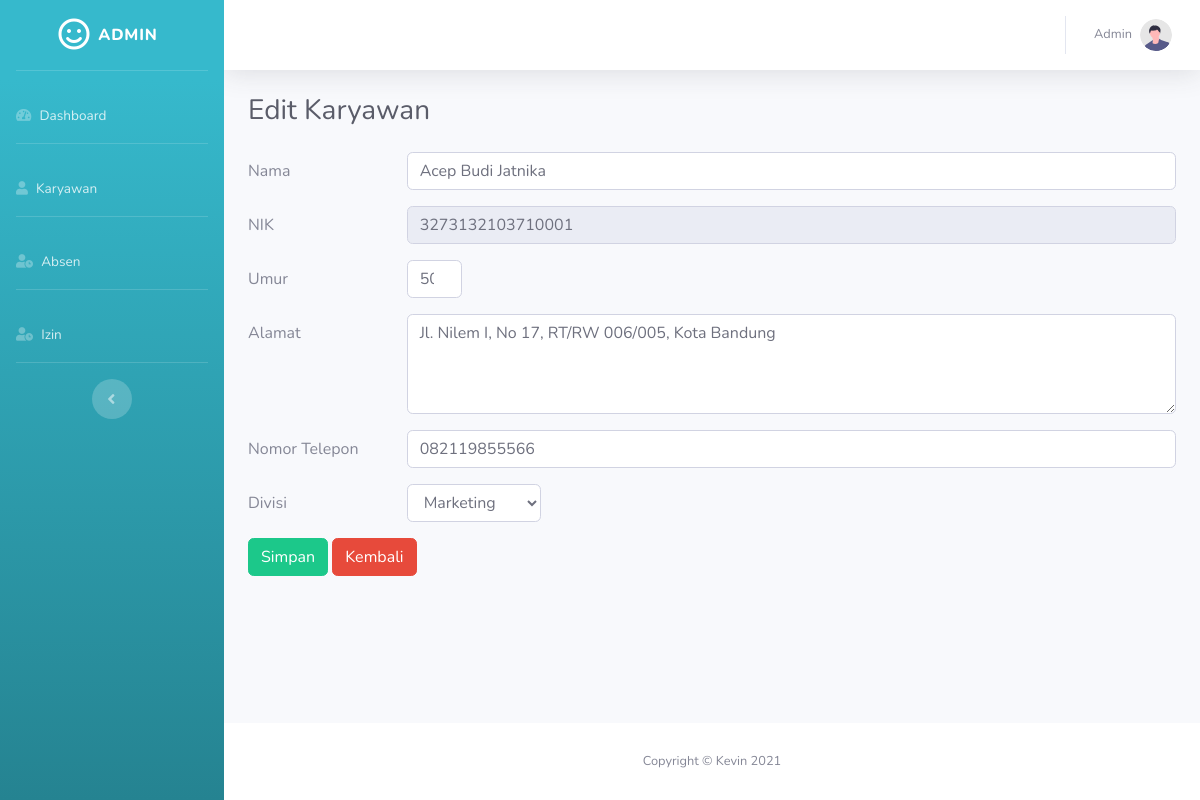
The app's page /edit.php?id=1 (signed in) with its own data.
### tables this page shows
CREATE TABLE `tb_karyawan` (
  `id` int(11) NOT NULL,
  `nama` varchar(200) NOT NULL,
  `nik` varchar(200) NOT NULL,
  `umur` int(11) NOT NULL,
  `alamat` varchar(200) NOT NULL,
  `telepon` varchar(20) NOT NULL,
  `jabatan` varchar(20) NOT NULL
);

### edit.php (the view, shortened to what this page needs)
<?php
include "connect.php";
$id = $_GET['id'];
$result = mysqli_query($koneksi, "SELECT * FROM tb_karyawan WHERE id=$id");
while ($karyawan = mysqli_fetch_array($result)) {
    $id = $karyawan['id'];
    $nama = $karyawan['nama'];
    $nik = $karyawan['nik'];
    $umur = $karyawan['umur'];
    $alamat = $karyawan['alamat'];
    $telepon = $karyawan['telepon'];
    $jabatan = $karyawan['jabatan'];
}
?>
<!DOCTYPE html>
<html lang="en">
<head>
    <link href="vendor/fontawesome-free/css/all.min.css" rel="stylesheet" type="text/css">
    <link href="css/sb-admin-2.min.css" rel="stylesheet">
</head>
<body id="page-top">
    <div id="wrapper">
        <ul class="navbar-nav bg-gradient-info sidebar sidebar-dark accordion" id="accordionSidebar">
            <div class="sidebar-brand d-flex align-items-center justify-content-center">
                <div class="sidebar-brand-icon">
                    <i class="far fa-smile"></i>
                </div>
                <div class="sidebar-brand-text mx-2">Admin</div>
            </div>
            <hr class="sidebar-divider">
            <li class="nav-item">
                <a class="nav-link" href="index.php">
                    <i class="fas fa-tachometer-alt"></i>
                    <span>Dashboard</span></a>
            </li>
            <hr class="sidebar-divider">
            <li class="nav-item">
                <a class="nav-link" href="daftar.php">
                    <i class="fas fa-user"></i>
                    <span>Karyawan</span></a>
            </li>
            <hr class="sidebar-divider">
            <li class="nav-item">
                <a class="nav-link" href="absen.php">
                    <i class="fas fa-user-clock"></i>
                    <span>Absen</span></a>
            </li>
            <hr class="sidebar-divider">
            <li class="nav-item">
                <a class="nav-link" href="izin.php">
                    <i class="fas fa-user-clock"></i>
                    <span>Izin</span></a>
            </li>
            <hr class="sidebar-divider d-none d-md-block">
            <div class="text-center d-none d-md-inline">
                <button class="rounded-circle border-0" id="sidebarToggle"></button>
            </div>
        </ul>
        <div id="content-wrapper" class="d-flex flex-column">
            <div id="content">
                <nav class="navbar navbar-expand navbar-light bg-white topbar mb-4 static-top shadow">
                    <ul class="navbar-nav ml-auto">
                        <li class="nav-item dropdown no-arrow">
                            <a class="nav-link dropdown-toggle" href="#" id="userDropdown" role="button" data-toggle="dropdown" aria-haspopup="true" aria-expanded="false">
                                <span class="mr-2 d-none d-lg-inline text-gray-600 small">Admin</span>
                                <img class="img-profile rounded-circle" src="img/undraw_profile.svg">
                            </a>
                        </li>
                    </ul>
                </nav>
                <div class="container-fluid">
                    <h1 class="h3 mb-4 text-gray-800">Edit Karyawan</h1>
                    <form method="POST" action="edit.php?id=<?php echo $id; ?> ">
                        <div class="form-group row">
                            <label class="col-sm-2 col-form-label">Nama</label>
                            <div class="col-sm-10">
                                <input type="text" name="nama" class="form-control" value='<?php echo $nama; ?>'>
                            </div>
                        </div>
                        <div class="form-group row">
                            <label class="col-sm-2 col-form-label">NIK</label>
                            <div class="col-sm-10">
                                <input type="number" name="nik" class="form-control" value='<?php echo $nik; ?>' readonly>
                            </div>
                        </div>
                        <div class="form-group row">
                            <label class="col-sm-2 col-form-label">Umur</label>
                            <div class="col-sm-1">
                                <input type="number" name="umur" class="form-control" value='<?php echo $umur; ?>'>
                            </div>
                        </div>
                        <div class="form-group row">
                            <label for="inputEmail3" class="col-sm-2 col-form-label">Alamat</label>
                            <div class="col-sm-10">
                                <textarea class="form-control" name="alamat" id="floatingTextarea2" style="height: 100px"><?php echo $alamat; ?></textarea>
                            </div>
                        </div>
                        <div class="form-group row">
                            <label class="col-sm-2 col-form-label">Nomor Telepon</label>
                            <div class="col-sm-10">
                                <input type="number" name="telepon" class="form-control" value='<?php echo $telepon; ?>'>
                            </div>
                        </div>
                        <div class="form-group row">
                            <label for="inputEmail3" class="col-sm-2 col-form-label">Divisi</label>
                            <div class="col-sm-2">
                                <select class="form-control" name="jabatan">
                                    <option value="Marketing" <?php if ($jabatan == 'Marketing') echo 'selected'; ?>>Marketing</option>
                                </select>
                            </div>
                        </div>
                        <div class="form-group row">
                            <div class="col-sm-10">
                                <button type="submit" name="submit" class="btn btn-success">Simpan</button>
                                <input type="button" class="btn btn-danger" onclick="location.href='daftar.php'" value="Kembali">
                            </div>
                        </div>
                    </form>
                </div>
            </div>
            <footer class="sticky-footer bg-white">
                <div class="container my-auto">
                    <div class="copyright text-center my-auto">
                        <span>Copyright &copy; Kevin 2021</span>
                    </div>
                </div>
            </footer>
        </div>
    </div>
</body>
</html>

### records on screen
tb_karyawan: nama "Acep Budi Jatnika", nik "3273132103710001", umur "50", alamat "Jl. Nilem I, No 17, RT/RW 006/005, Kota Bandung", telepon "082119855566", jabatan "Marketing"
